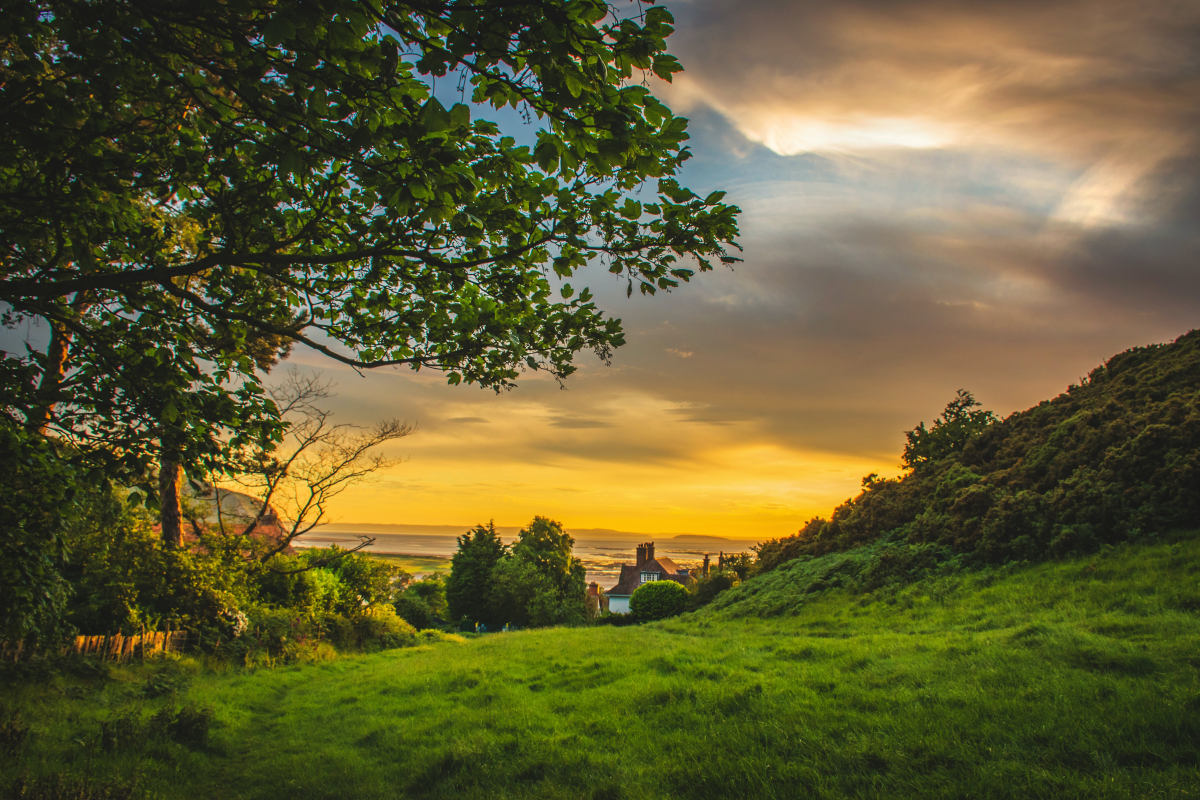
#> input picture img.jpg, 6000 x 4000 px, found by its file name (shown at 1/5 size)
$ python imagefilter.py
#> lines starting #> are read from the running program, lines starting #| are printed output that depends on the picture
#> the answer given: 1
from PIL import Image, ImageEnhance
import webbrowser
import os

original = r'C:\Users\admin\Desktop\imagefilter\img.jpg'
def apply_grayscale_filter(image_path, output_path):
    image = Image.open(image_path)
#> image is the input picture: PIL image 6000x4000 RGB; mean R, G, B 97.1, 92.4, 50.7
    grayscale_image = image.convert("L")
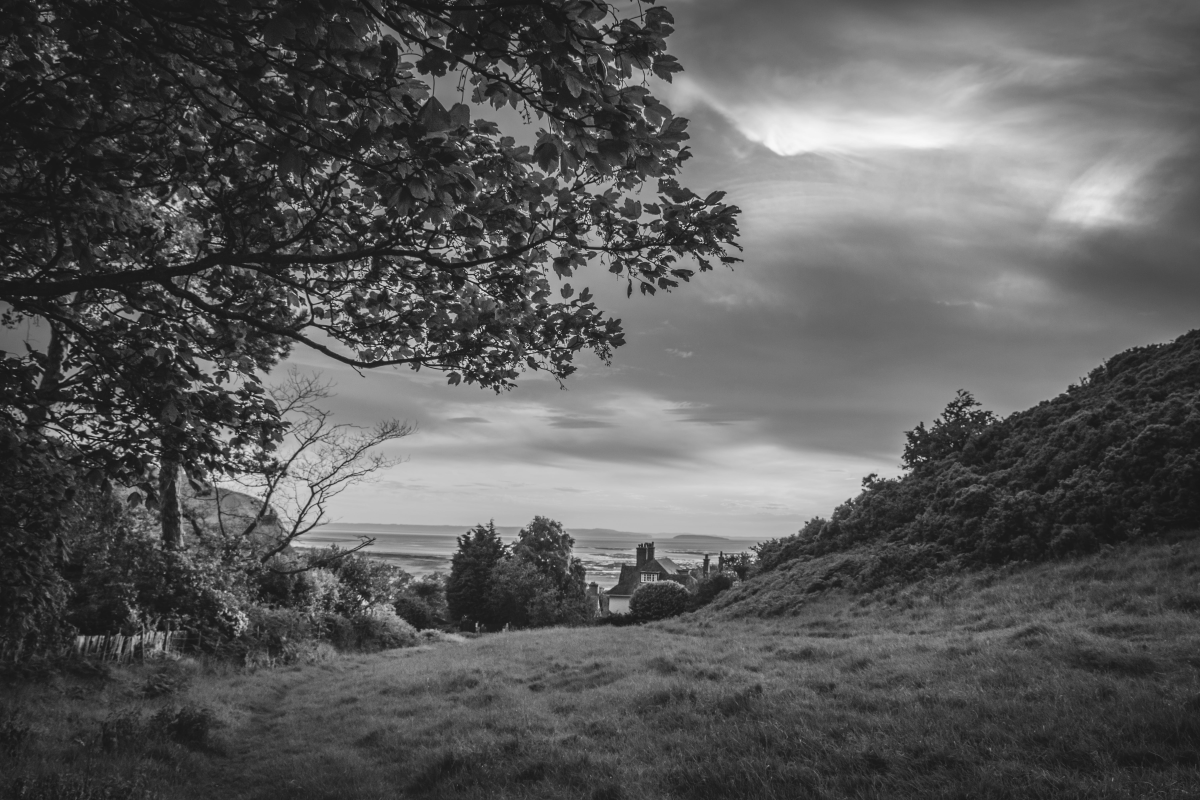
#> grayscale_image: PIL image 6000x4000 L (shown at 1/5 size); min 11, max 250, mean 89.1
    grayscale_image.save(output_path)
    return grayscale_image

def apply_yellowish_filter(image_path, output_path):
    image = Image.open(image_path)
    enhanced_image = ImageEnhance.Color(image).enhance(4)
    enhanced_image.save(output_path)
    return enhanced_image
def apply_redish_filter(image_path, output_path):
    image = Image.open(image_path)
    enhanced_image = ImageEnhance.Color(image).enhance(-0.5)
    enhanced_image.save(output_path)
    return enhanced_image

def apply_sepia_filter(image_path, output_path):
    image = Image.open(image_path)
    image = Image.open(image_path)
    desaturated_image = ImageEnhance.Color(image).enhance(0.5)
    desaturated_image.save(output_path)
    return desaturated_image

def create_html_page(title, content):
    html_content = f"""
    <!DOCTYPE html>
<html lang="en">
<head>
    <meta charset="UTF-8">
    <meta name="viewport" content="width=device-width, initial-scale=1.0">
    <style>
        body {{
            display: flex;
            justify-content: center;
            align-items: center;
            height: 100vh;
            margin: 0;
            background-color: #E0B0FF;
        }}

        .center-box {{
            width: 30%;
            height: 30%;
            background-color: #fff;
            box-shadow: 0 4px 8px rgba(0, 0, 0, 0.5);
            padding: 10% ;
            text-align: center;
            border-radius: 20px;
            display:flex;
            justify-content: center;
            align-items: center;
        }}

        .img-box {{
            /* Adjust the gap between items */
            margin:30px;
        }}

        .img-box img {{
            width: 300px;
            height: 300px;
        }}
        center-box:hover{{
            box-shadow: 0 4px 8px rgba(0, 0, 0, 3);
        }}
    </style>
    <title>Centered Box with Shadow</title>
</head>
<body>

        <div class="center-box">
            <!-- Your first image content goes here -->

        <div class="img-box">
            <h1>Original Image</h1>
           <img src="{original}" alt="Original Image" width="200" height="200">
        </div>

        <div class="img-box">
            <h1>{title}</h1>
            <img src="{content}" alt="Original Image" width="200" height="200">
        </div>
      </div>
</body>
</html>

    """

    with open("output.html", "w", encoding="utf-8") as html_file:
        html_file.write(html_content)

if __name__ == "__main__":
    input_image_path = r'C:\Users\admin\Desktop\imagefilter\img.jpg'
    output_path = r'C:\Users\admin\Desktop\imagefilter\result.jpg'

    # Display available filters
    print("Available Filters:")
    print("1. Grayscale")
    print("2. Yellowish")
    print("3. Purplish")
    print("4. Sepia")

    # Get user input for the desired filter
    filter_choice = input("Enter the number corresponding to the desired filter: ")

    if filter_choice == "1":
        result_image = apply_grayscale_filter(input_image_path, output_path)
    elif filter_choice == "2":
        result_image = apply_yellowish_filter(input_image_path, output_path)
    elif filter_choice == "3":
        result_image = apply_redish_filter(input_image_path, output_path)
    elif filter_choice == "4":
        result_image = apply_sepia_filter(input_image_path, output_path)

    else:
        print("Invalid choice. Please choose 1 to 4.")
        exit()

    # Resize the resulting image to 200x200 pixels
    resized_image = result_image.resize((200, 200))
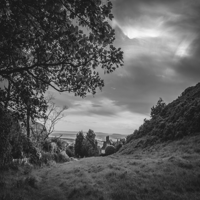
#> resized_image: PIL image 200x200 L; min 20, max 248, mean 89.1

    # Save the resized image to a file
    resized_image.save(output_path)

    # Create HTML page and open it in the default web browser
    create_html_page("Filtered Image", "result.jpg")
    webbrowser.open(os.path.abspath("output.html"))
